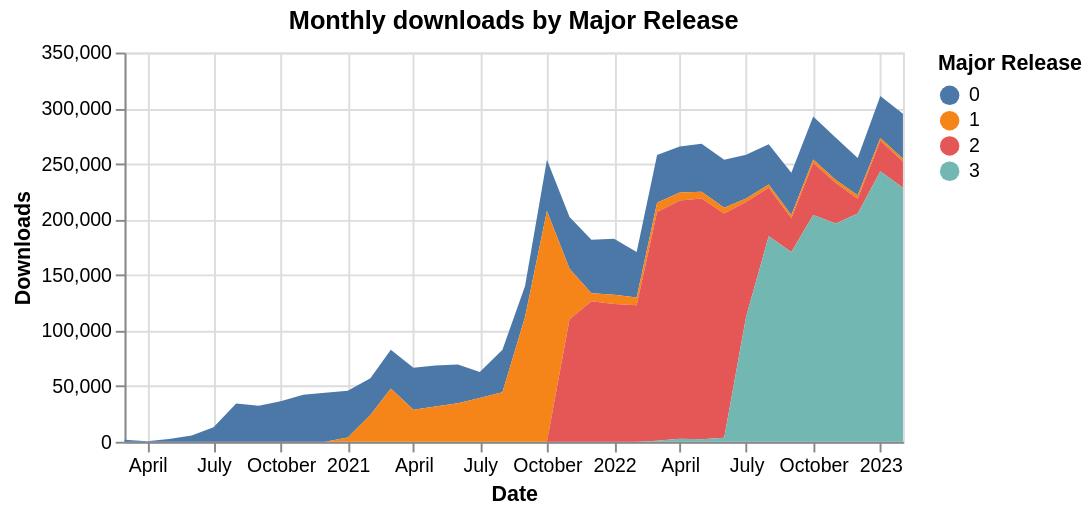

This figure's Vega-Lite source:
### Vega-Lite specification from a JSON file in a GitHub repository (floating-point values rounded to 4 significant figures)
{"config": {"view": {"continuousWidth": 400, "continuousHeight": 300}}, "data": {"name": "data-961b12b0aecba7d4dd2b9a9c01bcc333"}, "mark": "area", "encoding": {"color": {"field": "major_release", "title": "Major Release", "type": "nominal"}, "x": {"field": "month", "title": "Date", "type": "temporal"}, "y": {"field": "num_downloads", "title": "Downloads", "type": "quantitative"}}, "height": 200, "title": "Monthly downloads by Major Release", "$schema": "https://vega.github.io/schema/vega-lite/v4.17.0.json", "datasets": {"data-961b12b0aecba7d4dd2b9a9c01bcc333": [{"month": "2023-02-01T00:00:00", "major_release": "0", "num_downloads": 40550.0}, {"month": "2023-02-01T00:00:00", "major_release": "1", "num_downloads": 2456.0}, {"month": "2023-02-01T00:00:00", "major_release": "2", "num_downloads": 23640.0}, {"month": "2023-02-01T00:00:00", "major_release": "3", "num_downloads": 228400.0}, {"month": "2023-01-01T00:00:00", "major_release": "0", "num_downloads": 37930.0}, {"month": "2023-01-01T00:00:00", "major_release": "1", "num_downloads": 2354.0}, {"month": "2023-01-01T00:00:00", "major_release": "2", "num_downloads": 27520.0}, {"month": "2023-01-01T00:00:00", "major_release": "3", "num_downloads": 243200.0}, {"month": "2022-12-01T00:00:00", "major_release": "0", "num_downloads": 33420.0}, {"month": "2022-12-01T00:00:00", "major_release": "1", "num_downloads": 3110.0}, {"month": "2022-12-01T00:00:00", "major_release": "2", "num_downloads": 13370.0}, {"month": "2022-12-01T00:00:00", "major_release": "3", "num_downloads": 205200.0}, {"month": "2022-11-01T00:00:00", "major_release": "0", "num_downloads": 38090.0}, {"month": "2022-11-01T00:00:00", "major_release": "1", "num_downloads": 2784.0}, {"month": "2022-11-01T00:00:00", "major_release": "2", "num_downloads": 36360.0}, {"month": "2022-11-01T00:00:00", "major_release": "3", "num_downloads": 196300.0}, {"month": "2022-10-01T00:00:00", "major_release": "0", "num_downloads": 38620.0}, {"month": "2022-10-01T00:00:00", "major_release": "1", "num_downloads": 3149.0}, {"month": "2022-10-01T00:00:00", "major_release": "2", "num_downloads": 46870.0}, {"month": "2022-10-01T00:00:00", "major_release": "3", "num_downloads": 203900.0}, {"month": "2022-09-01T00:00:00", "major_release": "0", "num_downloads": 37900.0}, {"month": "2022-09-01T00:00:00", "major_release": "1", "num_downloads": 3003.0}, {"month": "2022-09-01T00:00:00", "major_release": "2", "num_downloads": 30330.0}, {"month": "2022-09-01T00:00:00", "major_release": "3", "num_downloads": 170600.0}, {"month": "2022-08-01T00:00:00", "major_release": "0", "num_downloads": 36230.0}, {"month": "2022-08-01T00:00:00", "major_release": "1", "num_downloads": 2915.0}, {"month": "2022-08-01T00:00:00", "major_release": "2", "num_downloads": 43730.0}, {"month": "2022-08-01T00:00:00", "major_release": "3", "num_downloads": 184700.0}, {"month": "2022-07-01T00:00:00", "major_release": "0", "num_downloads": 39490.0}, {"month": "2022-07-01T00:00:00", "major_release": "1", "num_downloads": 3019.0}, {"month": "2022-07-01T00:00:00", "major_release": "2", "num_downloads": 103200.0}, {"month": "2022-07-01T00:00:00", "major_release": "3", "num_downloads": 112400.0}, {"month": "2022-06-01T00:00:00", "major_release": "0", "num_downloads": 43230.0}, {"month": "2022-06-01T00:00:00", "major_release": "1", "num_downloads": 4996.0}, {"month": "2022-06-01T00:00:00", "major_release": "2", "num_downloads": 201800.0}, {"month": "2022-06-01T00:00:00", "major_release": "3", "num_downloads": 3559.0}, {"month": "2022-05-01T00:00:00", "major_release": "0", "num_downloads": 43100.0}, {"month": "2022-05-01T00:00:00", "major_release": "1", "num_downloads": 6145.0}, {"month": "2022-05-01T00:00:00", "major_release": "2", "num_downloads": 216400.0}, {"month": "2022-05-01T00:00:00", "major_release": "3", "num_downloads": 2272.0}, {"month": "2022-04-01T00:00:00", "major_release": "0", "num_downloads": 41540.0}, {"month": "2022-04-01T00:00:00", "major_release": "1", "num_downloads": 7194.0}, {"month": "2022-04-01T00:00:00", "major_release": "2", "num_downloads": 214200.0}, {"month": "2022-04-01T00:00:00", "major_release": "3", "num_downloads": 2633.0}, {"month": "2022-03-01T00:00:00", "major_release": "0", "num_downloads": 43100.0}, {"month": "2022-03-01T00:00:00", "major_release": "1", "num_downloads": 8268.0}, {"month": "2022-03-01T00:00:00", "major_release": "2", "num_downloads": 205700.0}, {"month": "2022-03-01T00:00:00", "major_release": "3", "num_downloads": 931.0}, {"month": "2022-02-01T00:00:00", "major_release": "0", "num_downloads": 41030.0}, {"month": "2022-02-01T00:00:00", "major_release": "1", "num_downloads": 6961.0}, {"month": "2022-02-01T00:00:00", "major_release": "2", "num_downloads": 122700.0}, {"month": "2022-01-01T00:00:00", "major_release": "0", "num_downloads": 50400.0}, {"month": "2022-01-01T00:00:00", "major_release": "1", "num_downloads": 8309.0}, {"month": "2022-01-01T00:00:00", "major_release": "2", "num_downloads": 123800.0}, {"month": "2021-12-01T00:00:00", "major_release": "0", "num_downloads": 48110.0}, {"month": "2021-12-01T00:00:00", "major_release": "1", "num_downloads": 7133.0}, {"month": "2021-12-01T00:00:00", "major_release": "2", "num_downloads": 126400.0}, {"month": "2021-11-01T00:00:00", "major_release": "0", "num_downloads": 46460.0}, {"month": "2021-11-01T00:00:00", "major_release": "1", "num_downloads": 45490.0}, {"month": "2021-11-01T00:00:00", "major_release": "2", "num_downloads": 110100.0}, {"month": "2021-10-01T00:00:00", "major_release": "1", "num_downloads": 207600.0}, {"month": "2021-10-01T00:00:00", "major_release": "0", "num_downloads": 46090.0}, {"month": "2021-09-01T00:00:00", "major_release": "0", "num_downloads": 27860.0}, {"month": "2021-09-01T00:00:00", "major_release": "1", "num_downloads": 112200.0}, {"month": "2021-08-01T00:00:00", "major_release": "0", "num_downloads": 38240.0}, {"month": "2021-08-01T00:00:00", "major_release": "1", "num_downloads": 44520.0}, {"month": "2021-07-01T00:00:00", "major_release": "0", "num_downloads": 23350.0}, {"month": "2021-07-01T00:00:00", "major_release": "1", "num_downloads": 39390.0}, {"month": "2021-06-01T00:00:00", "major_release": "0", "num_downloads": 34810.0}, {"month": "2021-06-01T00:00:00", "major_release": "1", "num_downloads": 34640.0}, {"month": "2021-05-01T00:00:00", "major_release": "0", "num_downloads": 36920.0}, {"month": "2021-05-01T00:00:00", "major_release": "1", "num_downloads": 31630.0}, {"month": "2021-04-01T00:00:00", "major_release": "0", "num_downloads": 37720.0}, {"month": "2021-04-01T00:00:00", "major_release": "1", "num_downloads": 28760.0}, {"month": "2021-03-01T00:00:00", "major_release": "0", "num_downloads": 35030.0}, {"month": "2021-03-01T00:00:00", "major_release": "1", "num_downloads": 47810.0}, {"month": "2021-02-01T00:00:00", "major_release": "0", "num_downloads": 32970.0}, {"month": "2021-02-01T00:00:00", "major_release": "1", "num_downloads": 24140.0}, {"month": "2021-01-01T00:00:00", "major_release": "0", "num_downloads": 42050.0}, {"month": "2021-01-01T00:00:00", "major_release": "1", "num_downloads": 3775.0}, {"month": "2020-12-01T00:00:00", "major_release": "0", "num_downloads": 44000.0}, {"month": "2020-11-01T00:00:00", "major_release": "0", "num_downloads": 42300.0}, {"month": "2020-10-01T00:00:00", "major_release": "0", "num_downloads": 36470.0}, {"month": "2020-09-01T00:00:00", "major_release": "0", "num_downloads": 32410.0}, {"month": "2020-08-01T00:00:00", "major_release": "0", "num_downloads": 34290.0}, {"month": "2020-07-01T00:00:00", "major_release": "0", "num_downloads": 12980.0}, {"month": "2020-06-01T00:00:00", "major_release": "0", "num_downloads": 5683.0}, {"month": "2020-05-01T00:00:00", "major_release": "0", "num_downloads": 2360.0}, {"month": "2020-04-01T00:00:00", "major_release": "0", "num_downloads": 533.0}, {"month": "2020-03-01T00:00:00", "major_release": "0", "num_downloads": 1763.0}]}}
